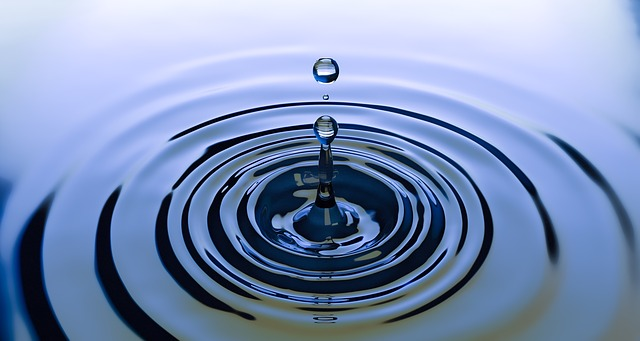
#> input picture Python/test_img_2.jpg, 640 x 341 px
$ jupyter execute --allow-errors Image_processing_test.ipynb
#> lines starting #> are read from the running program, lines starting #| are printed output that depends on the picture
### Python/Img_pr_fun.py

# coding: utf-8

# In[6]:


import numpy as np
import cv2
import os
import matplotlib.pyplot as plt
import matplotlib.image as mpimg
import img_processing_class


# In[8]:


def hist_data(img):
    hist = np.zeros((255,1))
    for x in range(0, 255, 1):
        hist[x] = np.sum(np.uint8(img)==x)
    return hist

def log_transform(Img, log_transform=None):
    if log_transform is None:
        log_transform = 1

    s = log_transform*np.log(np.ones(Img.shape) + Img)
    return s

def neg_tf(Img):
    neg_Img = (256-1)*np.ones(Img.shape) - Img
    return neg_Img

# [7 lines left out: function power_tf, not called in this run]

def hist_eq(Img):
    hist = np.zeros((255,1))
    p_rk = np.zeros((255,1))
    temp = 0
    hist_img = np.zeros(Img.shape)
    for x in range(0, 255, 1):
        hist[x] = np.sum(np.uint8(Img)==x)
        temp = temp + 255*(hist[x]/(Img.shape[0]*Img.shape[1]))
        p_rk[x] = temp
        hist_idx = np.where(np.uint8(Img)==x)
        hist_img[hist_idx] = np.uint8(p_rk[x])
    return hist_img

### Python/Image_processing_test.ipynb
# Library imports

[cell 1]
import numpy as np
import cv2
import matplotlib.pyplot as plt
import matplotlib.image as mpimg
import Img_pr_fun

# Testing negative tranformation

The image is first load using opencv2 and check for the tranformation

[cell 2]
I = cv2.imread('test_img_2.jpg',0)
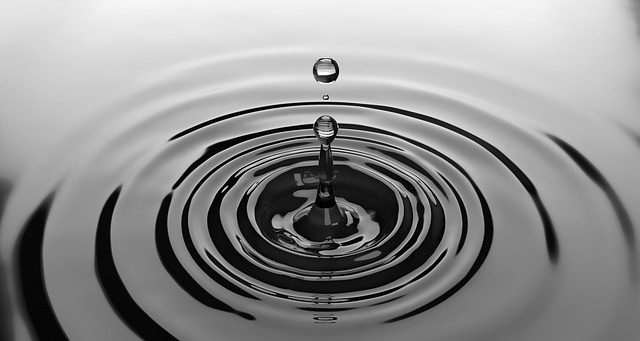
#> I: shape (341, 640); min 0, max 255, mean 143.1
plt.imshow(I,cmap='gray')
plt.show()

[cell 3]
img_1 = Img_pr_fun.neg_tf(I)
#> in neg_tf, `neg_Img = (256-1)*np.ones(Img.shape) - Img`:
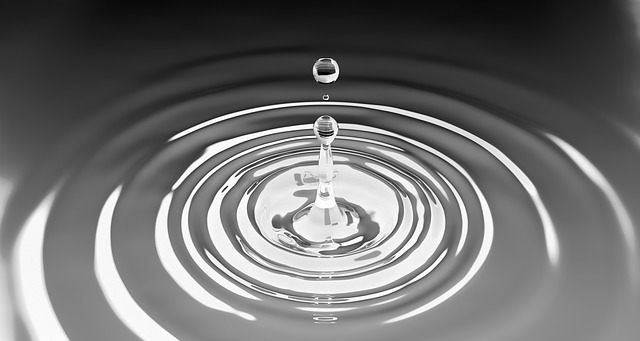
#> neg_Img: shape (341, 640) float64; min 0, max 255, mean 111.9
plt.imshow(img_1,cmap='gray')
plt.show()

# Testing log transformation

The log tranformation if best viewed in the range of fft components of the image
The fft of the image is first computed and compared against the log transformation

[cell 4]
# FFT image
f = np.fft.fft2(I)
fshift = np.fft.fftshift(f)

# FFT is increased by log function (standard)
magnitude_spectrum = 20*np.log(np.abs(fshift))
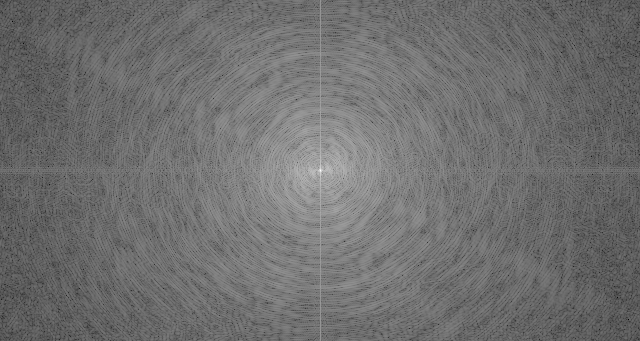
#> magnitude_spectrum: shape (341, 640) float64; min 28.43, max 345.1, mean 166.7; drawn with min black and max white

# FFT image
plt.imshow(np.abs(fshift),cmap="gray")
plt.show()
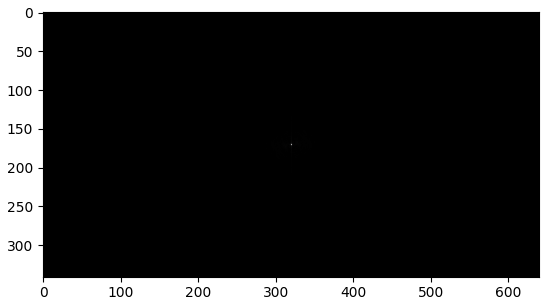
#> figure drawn by matplotlib, 1 panel

[cell 5]
# Class assign
I_log = Img_pr_fun.log_transform(fshift)
plt.imshow(np.abs(I_log),cmap="gray")
plt.show()
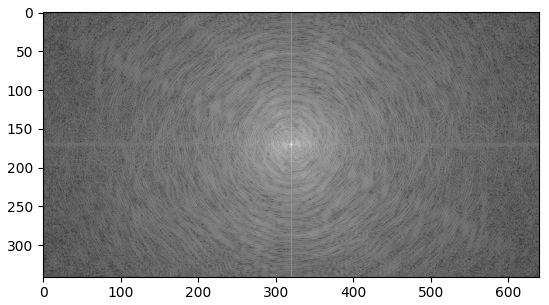
#> figure drawn by matplotlib, 1 panel

# Testing for gamma correction

In this part of the script the gamma correction is tested
A different image is loaded

[cell 6]
# Load image
mri_img = cv2.imread('MRI-Brain.jpg',0)
#> (the rest of this cell did not finish here and is left out)

# Testing histogram equilizer

This part of script is for testing the histogram equilizer

[cell 7]
# Use previous image
I_hist = Img_pr_fun.hist_eq(I)
#> the loop in hist_eq, `for x in range(0, 255, 1):` made 255 passes
#> hist_idx on passes 1 to 3: 1246 positions, rows 59 to 339, columns 109 to 491, 452 positions, rows 63 to 340, columns 49 to 491, 533 positions, rows 79 to 339, columns 103 to 490
#> after the loop in hist_eq, `for x in range(0, 255, 1):`:
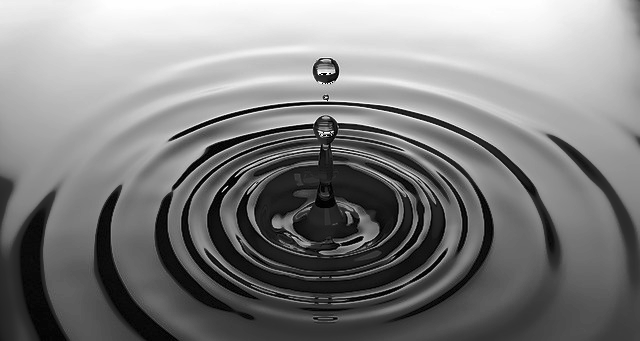
#> hist_img: shape (341, 640) float64; min 0, max 254, mean 127.6
#> after the loop in hist_eq, `for x in range(0, 255, 1):`: hist = 255 values, max 2294 at index 7, min 2 at index 248, mean 855.7; p_rk = 255 values from 1.46 to 255; temp = [255]
plt.imshow(I_hist,cmap="gray")
plt.show()

# Histogram plot
plt.step(range(0,255,1),Img_pr_fun.hist_data(I))
plt.show()
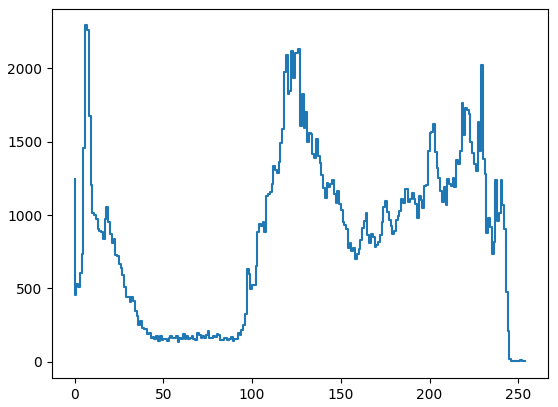
#> figure drawn by matplotlib, 1 panel; curve peaks at x = 7, y = 2294
plt.step(range(0,255,1),Img_pr_fun.hist_data(I_hist))
plt.show()
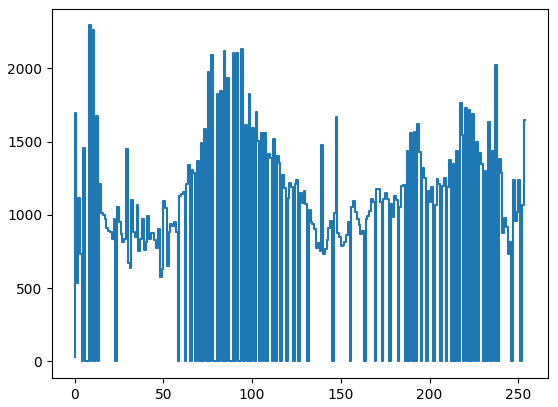
#> figure drawn by matplotlib, 1 panel; curve peaks at x = 9, y = 2294

$ run again, with Matlab/Image processing/test_img.jpg copied over Python/test_img_2.jpg
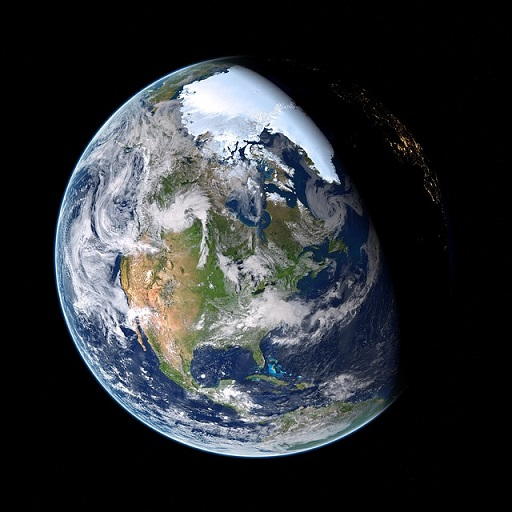
#> input picture Matlab/Image processing/test_img.jpg, 512 x 512 px
#> the loop in hist_eq, `for x in range(0, 255, 1):` made 255 passes
#> hist_idx on passes 1 to 3: 139359 positions, rows 0 to 511, columns 0 to 511, 11595 positions, rows 0 to 511, columns 0 to 511, 1936 positions, rows 0 to 511, columns 16 to 511
#> after the loop in hist_eq, `for x in range(0, 255, 1):`:
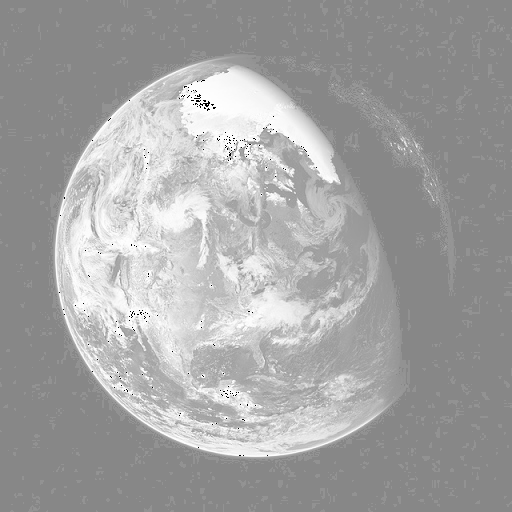
#> hist_img: shape (512, 512) float64; min 0, max 254, mean 163
#> after the loop in hist_eq, `for x in range(0, 255, 1):`: hist = 255 values, max 139359 at index 0, min 132 at index 246, mean 1026.7; p_rk = 255 values from 135.6 to 254.7; temp = [254.7]
#> `plt.show()`:
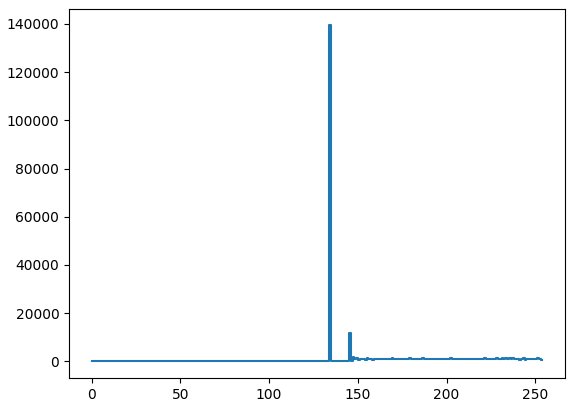
#> figure drawn by matplotlib, 1 panel; curve peaks at x = 135, y = 139359
